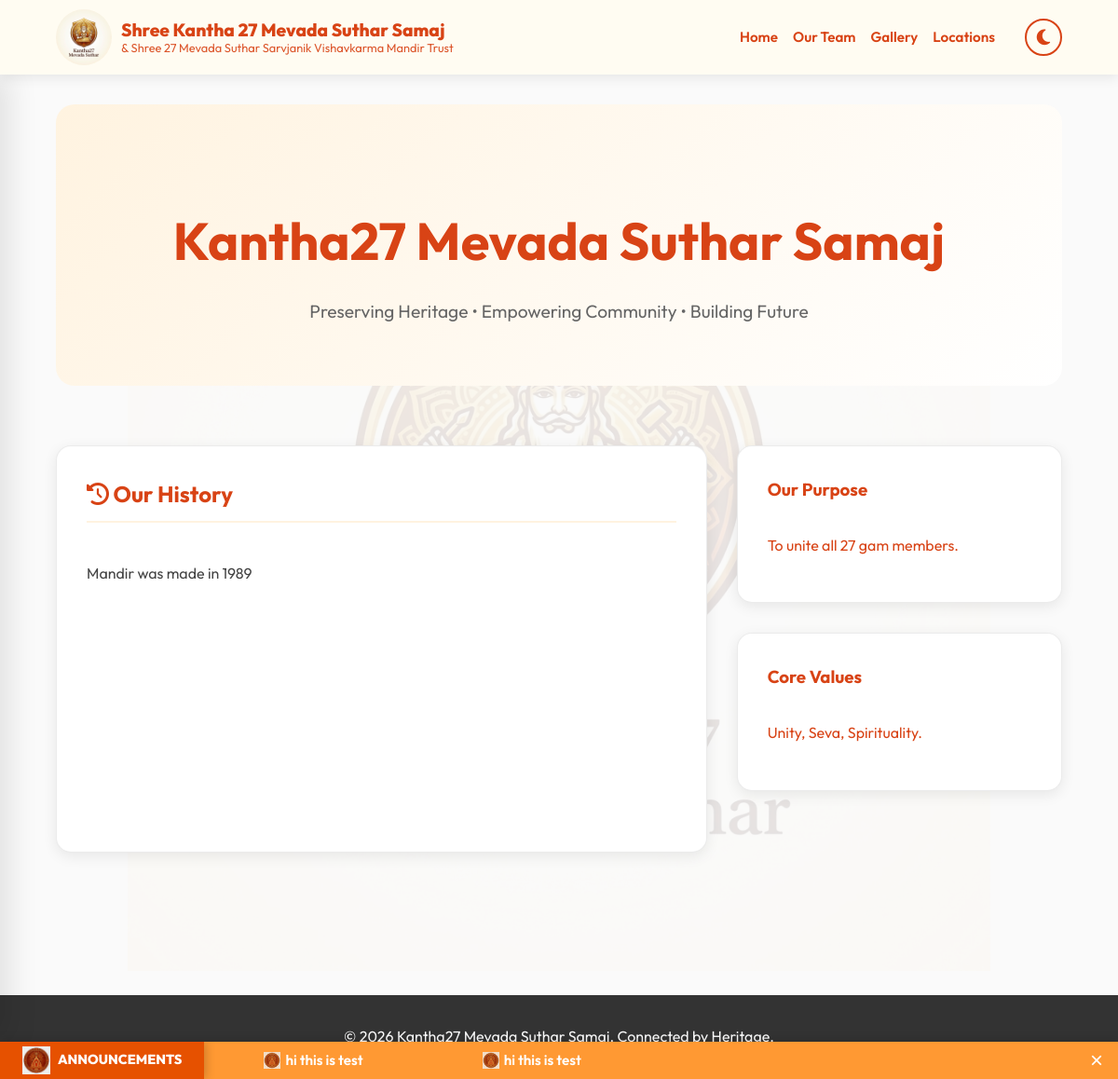
The page / on the database its author committed.
### core/models.py (models this page shows, shortened)
class SamajInformation(models.Model):
    SECTION_CHOICES = [
        ('HISTORY', 'History'),
        ('PURPOSE', 'Purpose/Goal'),
        ('VALUES', 'Values'),
    ]
    section = models.CharField(max_length=20, choices=SECTION_CHOICES, unique=True)
    title = models.CharField(max_length=200)
    content = models.TextField()
    updated_at = models.DateTimeField(auto_now=True)
    class Meta:
        verbose_name_plural = "Samaj Information"

### news/models.py (models this page shows, shortened)
class NewsAnnouncement(models.Model):
    message = models.TextField(help_text="The announcement text to display in the scroller.")
    is_active = models.BooleanField(default=True, help_text="Toggle visibility of this announcement.")
    scroll_speed = models.IntegerField(default=20, help_text="Speed in seconds (e.g., 20 = Slow, 10 = Fast).")
    created_at = models.DateTimeField(auto_now_add=True)
    updated_at = models.DateTimeField(auto_now=True)

### core/views.py (the view)
# urls.py: path('', views.home, name='home'),
def home(request):
    history = SamajInformation.objects.filter(section='HISTORY').first()
    purpose = SamajInformation.objects.filter(section='PURPOSE').first()
    values = SamajInformation.objects.filter(section='VALUES').first()
    context = {
        'history': history,
        'purpose': purpose,
        'values': values,
    }
    return render(request, 'core/home.html', context)

### news/templatetags/news_tags.py (called while the page is built)
@register.inclusion_tag('news/ticker.html')
def news_ticker():
    announcements = NewsAnnouncement.objects.filter(is_active=True).order_by('-created_at')
    speed = 20
    if announcements.exists():
        speed = announcements.first().scroll_speed
    return {
        'announcements': announcements,
        'speed': speed
    }

### templates/core/home.html (shortened to what this page needs)
{% extends 'base/base.html' %}
{% load static %}
{% block content %}
<div
    style="text-align: center; margin-bottom: 4rem; padding: 4rem 0; background: linear-gradient(135deg, #FFF3E0 0%, #FFFFFF 100%); border-radius: 20px;">
    <h1 class="animate-fade-in" style="font-size: 3.5rem; color: var(--primary-color); margin-bottom: 1rem;">
        Kantha27 Mevada Suthar Samaj
    </h1>
    <p class="animate-fade-in"
        style="font-size: 1.2rem; color: #666; max-width: 700px; margin: 0 auto; animation-delay: 0.1s;">
        Preserving Heritage • Empowering Community • Building Future
    </p>
</div>
<div class="container animate-fade-in" style="animation-delay: 0.2s;">
    <div style="display: grid; grid-template-columns: 2fr 1fr; gap: 2rem;">
        <div class="glass-card">
            <div
                style="display: flex; justify-content: space-between; align-items: center; margin-bottom: 1.5rem; border-bottom: 2px solid var(--secondary-color); padding-bottom: 10px;">
                <h2 style="color: var(--primary-color); margin: 0;"><i class="fas fa-history"></i> Our History</h2>
            </div>
            {% if history %}
            <div style="line-height: 1.8; color: #444;">{{ history.content|linebreaks }}</div>
            {% else %}
            <p>Content coming soon...</p>
            {% endif %}
        </div>
        <div style="display: flex; flex-direction: column; gap: 2rem;">
            <div class="glass-card">
                <div style="display: flex; justify-content: space-between; align-items: center; margin-bottom: 1rem;">
                    <h3 style="color: var(--primary-color); margin: 0;">Our Purpose</h3>
                </div>
                {% if purpose %}
                <p>{{ purpose.content }}</p>
                {% else %}
                <p>To unite all 27 gam members.</p>
                {% endif %}
            </div>
            <div class="glass-card">
                <div style="display: flex; justify-content: space-between; align-items: center; margin-bottom: 1rem;">
                    <h3 style="color: var(--primary-color); margin: 0;">Core Values</h3>
                </div>
                {% if values %}
                <p>{{ values.content }}</p>
                {% else %}
                <p>Unity, Seva, Spirituality.</p>
                {% endif %}
            </div>
        </div>
    </div>
</div>
{% endblock %}

### templates/news/ticker.html
{% load static %}
{% if announcements %}
<div class="news-ticker-container">
    <div class="ticker-label">
        <img src="{% static 'img/ticker_logo.png' %}" alt="News" style="height: 30px; margin-right: 8px;">
        Announcements
    </div>
    <div class="ticker-wrap">
        <div class="ticker-move" style="animation-duration: {{ speed }}s;">
            <div class="ticker-group">
                {% for item in announcements %}
                <div class="ticker-item">
                    <img src="{% static 'img/ticker_logo.png' %}" alt="Icon"
                        style="height: 18px; vertical-align: middle; margin-right: 5px; opacity: 0.8;">
                    {{ item.message }}
                </div>
                {% endfor %}
            </div>
            <div class="ticker-group">
                {% for item in announcements %}
                <div class="ticker-item">
                    <img src="{% static 'img/ticker_logo.png' %}" alt="Icon"
                        style="height: 18px; vertical-align: middle; margin-right: 5px; opacity: 0.8;">
                    {{ item.message }}
                </div>
                {% endfor %}
            </div>
        </div>
    </div>
    <button class="ticker-close"
        onclick="document.querySelector('.news-ticker-container').style.display='none';">&times;</button>
</div>
{% endif %}

### static/css/orange_theme.css (style rules this page uses)
:root { --primary-color: #FF9933; --primary-text-dark: #D84315; --secondary-color: #FFF3E0; --accent-color: #E65100; --text-color: #D84315; --text-muted: #BF360C; --text-white: #ffffff; --bg-color: #FEF9E7; --bg-color: #FAFAFA; --glass-bg: rgba(255, 252, 242, 0.95); --shadow-sm: 0 4px 12px rgba(0, 0, 0, 0.08); --shadow-lg: 0 12px 32px rgba(255, 153, 51, 0.15); --gradient-primary: linear-gradient(135deg, #FF9933 0%, #FFB74D 100%); --navbar-height: 80px; --input-bg: #FFFFFF; --input-border: #EEEEEE; }
body { font-family: 'Outfit', sans-serif; background-color: var(--bg-color); color: var(--text-color); margin: 0; padding: 0; background-color: var(--bg-color); color: var(--text-color); margin: 0; padding: 0; line-height: 1.6; position: relative; min-height: 100vh; transition: background-color 0.4s ease, color 0.4s ease; }
h1, h2, h3, h4, h5, h6 { color: var(--primary-text-dark) !important; }
body::before { content: ""; position: fixed; top: 50%; left: 50%; transform: translate(-50%, -50%); width: 80%; height: 80%; background-image: url('../img/logo.png'); background-repeat: no-repeat; background-position: center; background-size: contain; opacity: 0.1; z-index: -1; pointer-events: none; }
.animate-fade-in { animation: fadeIn 0.8s ease-out forwards; }
.glass-card { background: #FFFFFF; border-radius: 16px; padding: 2rem; box-shadow: 0 4px 15px rgba(0, 0, 0, 0.08); border: 1px solid rgba(0, 0, 0, 0.08); transition: transform 0.3s ease, box-shadow 0.3s ease; backdrop-filter: blur(10px); height: 100%; display: flex; flex-direction: column; }
.fas, .fab, .far { transition: transform 0.2s cubic-bezier(0.175, 0.885, 0.32, 1.275); display: inline-block; }
.news-ticker-container { position: fixed; bottom: 0; left: 0; width: 100%; background: var(--primary-color); color: white; height: 40px; display: flex; align-items: center; box-shadow: 0 -2px 10px rgba(0, 0, 0, 0.15); overflow: hidden; z-index: 9999; }
.ticker-label { background: var(--accent-color); padding: 0 1.5rem; height: 100%; display: flex; align-items: center; font-weight: 800; text-transform: uppercase; font-size: 0.9rem; z-index: 2; box-shadow: 2px 0 10px rgba(0, 0, 0, 0.2); }
.ticker-wrap { flex: 1; overflow: hidden; height: 100%; position: relative; display: flex; align-items: center; }
.ticker-move { display: flex; white-space: nowrap; animation-timing-function: linear; animation-name: ticker-left-to-right; animation-iteration-count: infinite; width: max-content; }
.ticker-group { display: flex; flex-shrink: 0; }
.ticker-item { display: flex; align-items: center; padding: 0 4rem; font-size: 0.95rem; font-weight: 600; }
.ticker-close { background: transparent; border: none; color: white; font-size: 1.5rem; padding: 0 1rem; cursor: pointer; line-height: 1; height: 100%; z-index: 3; }

### rows shown on the page
SamajInformation: content "Mandir was made in 1989"
NewsAnnouncement: message "hi this is test"
